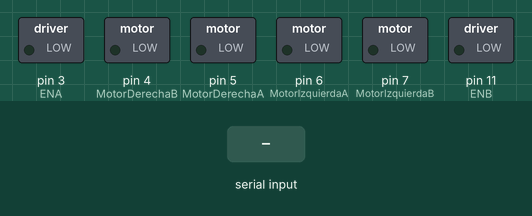
Bench run of a sketch on a simulated Arduino Uno, built with avr-gcc and run on an emulated ATmega328P. Shown: switched loads named in the sketch (green lamp = pin HIGH). Inputs (shaded band) come from the test bench.

Above: at 1.2 s.
1.3 s: "w" received over the second serial link
At 1.7 s:
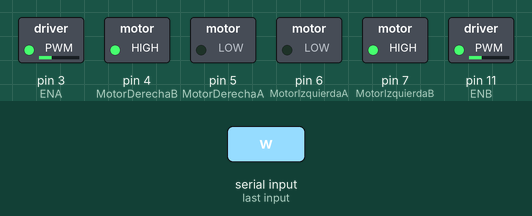
2.8 s: "d" received over the second serial link
At 4.0 s:
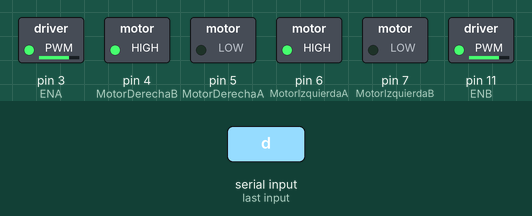
4.3 s: "a" received over the second serial link
At 5.2 s:
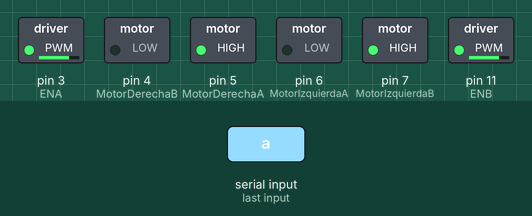
Timing chart, 0 to 7.3 s (numbered marks = the images above; inputs shaded):
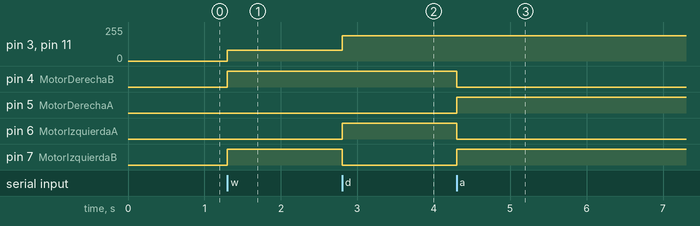

Measured:
- after the input at 1.3 s, pin 3 (ENA), pin 11 (ENB): 0/255 → 80/255 at once; pin 4 (MotorDerechaB), pin 7 (MotorIzquierdaB): LOW → HIGH at once
- after the input at 2.8 s, pin 3 (ENA), pin 11 (ENB): 80/255 → 190/255 at once; pin 6 (MotorIzquierdaA): LOW → HIGH at once; pin 7 (MotorIzquierdaB): HIGH → LOW at once
- after the input at 4.3 s, pin 4 (MotorDerechaB), pin 6 (MotorIzquierdaA): HIGH → LOW at once; pin 5 (MotorDerechaA), pin 7 (MotorIzquierdaB): LOW → HIGH at once

The sketch:

Tanque_vision_artificial.ino
```cpp
// Motor derecha
#define MotorDerechaB 4 	// Definimos constante para el motor derecho en el ping 3
#define MotorDerechaA 5		// Definimos constante para el motor derecho en el ping 4

// Motor izquierda
#define MotorIzquierdaA 6	// Definimos constante para el motor izquierdo en el ping 5
#define MotorIzquierdaB  7	// Definimos constante para el motor izquierdo en el ping 6
#include<SoftwareSerial.h>

SoftwareSerial mySerial(13,12); // Pin 2 RX, Pin 3 TX
int ENA = 3; 			// Velocidad motor A
int ENB = 11; 			// Velocidad motor B

//Pin Servo
const int servoPin = 2; 	// Pin para la señal del servomotor

//Angulo Inicial
const int angulo = 90;		// Angulo inicial del servimotor
int velocidadGiro = 190;	// Velociada para el giro cuando encuentre un angulo agudo
int velocidad = 80;		// Velocidad normal

void setup() {
  // put your setup code here, to run once:
  //Serial.begin(9600);
  //configuracion de los pines de salida
   pinMode(ENA, OUTPUT);	// Motor A
   pinMode(ENB, OUTPUT);	// Motor B
  //MOTOR DERECHO
  pinMode(MotorDerechaA, OUTPUT);   // Definimos el motor derecho como salidas
  pinMode(MotorDerechaB, OUTPUT);
  //MOTOR IZQUIERDO
  pinMode(MotorIzquierdaA , OUTPUT);// Definimos el motor izquierdo como salidas
  pinMode(MotorIzquierdaB , OUTPUT);
  mySerial.begin(9600);
}
char dato;
void loop() {

  if(mySerial.available()){        // Lee el bluetooth y almacena en estado
   dato=mySerial.read();
  }
  if(dato=='w')			   // Avanzar
  {
   Avanzar();
  }
  if(dato=='d')			   // Voltear derecha
  {
    derecha();
  }
   if(dato=='a')	           // Voltear izquierda
  {
    Izquierda();
  }
  if(dato=='q')			   // Parar
  {
    parar();
  }

}
void Avanzar()
{

  //MOTOR DERECHO
  digitalWrite(MotorDerechaB, HIGH);
  digitalWrite(MotorDerechaA, LOW);
  analogWrite(ENA, velocidad); //Velo7cidad del motor A 0
  //MOTOR IZQUEIDO
  digitalWrite(MotorIzquierdaA , LOW);
  digitalWrite(MotorIzquierdaB, HIGH);
  analogWrite(ENB, velocidad); //Velo7cidad del motor A 0
  Serial.println("Avanzando");

}
// MODULO PARA RETROCEDER TANQUE
void Retroceder()
{
   //MOTOR DERECHO
  digitalWrite(MotorDerechaA, HIGH);
  digitalWrite(MotorDerechaB, LOW);
  analogWrite(ENA, 0); //Velo7cidad del motor A 0
  //MOTOR IZQUEIDO
  digitalWrite(MotorIzquierdaA , HIGH);
  digitalWrite(MotorIzquierdaB, LOW);
  analogWrite(ENB, 0); //Velo7cidad del motor A 0
  Serial.println("Parar");

}
// MODULO PARA GIRAR IZQUIERDA  TANQUE
void Izquierda()
{
  // MOTOR DERECHO
  digitalWrite(MotorDerechaA, HIGH);
  digitalWrite(MotorDerechaB, LOW);
   analogWrite(ENA, velocidadGiro);
  // MOTOR IZQUEIDO
  digitalWrite(MotorIzquierdaB, HIGH);
  digitalWrite(MotorIzquierdaA , LOW);
  analogWrite(ENB, velocidadGiro);


}
// MODULO PARA GIRAR DERECHA  TANQUE
void derecha()
{
  // MOTOR DERECHO
  digitalWrite(MotorDerechaB, HIGH);
  digitalWrite(MotorDerechaA, LOW);
  analogWrite(ENA, velocidadGiro);
  //MOTOR IZQUEIDO
  digitalWrite(MotorIzquierdaA , HIGH);
  digitalWrite(MotorIzquierdaB, LOW);
  analogWrite(ENB, velocidadGiro);


}
// MODULO PARA PARAR EL  TANQUE
void parar()
{
  digitalWrite(MotorDerechaA, LOW);
  digitalWrite(MotorDerechaB, LOW);
  analogWrite(ENA, 0);
  //MOTOR IZQUEIDO
  digitalWrite(MotorIzquierdaA , LOW);
  digitalWrite(MotorIzquierdaB, LOW);
  analogWrite(ENB, 0);
  Serial.println("Parar");

}
```
